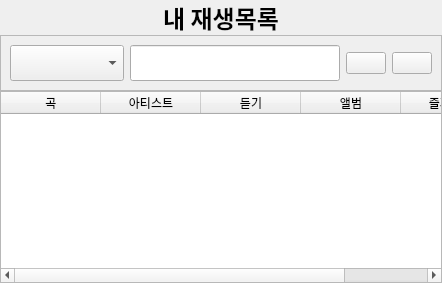
               <widget class="QWidget" name="page_8">
                <layout class="QVBoxLayout" name="verticalLayout_11">
                 <property name="spacing">
                  <number>0</number>
                 </property>
                 <property name="leftMargin">
                  <number>0</number>
                 </property>
                 <property name="topMargin">
                  <number>0</number>
                 </property>
                 <property name="rightMargin">
                  <number>0</number>
                 </property>
                 <property name="bottomMargin">
                  <number>0</number>
                 </property>
                 <item>
                  <widget class="QLabel" name="label_11">
                   <property name="font">
                    <font>
                     <family>Arial Black</family>
                     <pointsize>18</pointsize>
                     <weight>75</weight>
                     <bold>true</bold>
                    </font>
                   </property>
                   <property name="text">
                    <string>내 재생목록</string>
                   </property>
                   <property name="alignment">
                    <set>Qt::AlignCenter</set>
                   </property>
                  </widget>
                 </item>
                 <item>
                  <widget class="QFrame" name="frame_9">
                   <property name="frameShape">
                    <enum>QFrame::StyledPanel</enum>
                   </property>
                   <property name="frameShadow">
                    <enum>QFrame::Raised</enum>
                   </property>
                   <layout class="QHBoxLayout" name="horizontalLayout_15">
                    <item>
                     <widget class="QComboBox" name="comboBox">
                      <property name="font">
                       <font>
                        <pointsize>18</pointsize>
                       </font>
                      </property>
                     </widget>
                    </item>
                    <item>
                     <widget class="QLineEdit" name="lineEdit">
                      <property name="font">
                       <font>
                        <pointsize>18</pointsize>
                       </font>
                      </property>
                     </widget>
                    </item>
                    <item>
                     <widget class="QPushButton" name="pushButton">
                      <property name="text">
                       <string/>
                      </property>
                      <property name="icon">
                       <iconset resource="resources.qrc">
                        <normaloff>:/Icons/icons/plus.svg</normaloff>:/Icons/icons/plus.svg</iconset>
                      </property>
                      <property name="iconSize">
                       <size>
                        <width>24</width>
                        <height>24</height>
                       </size>
                      </property>
                     </widget>
                    </item>
                    <item>
                     <widget class="QPushButton" name="pushButton_4">
                      <property name="text">
                       <string/>
                      </property>
                      <property name="icon">
                       <iconset resource="resources.qrc">
                        <normaloff>:/Icons/icons/minus.svg</normaloff>:/Icons/icons/minus.svg</iconset>
                      </property>
                      <property name="iconSize">
                       <size>
                        <width>24</width>
                        <height>24</height>
                       </size>
                      </property>
                     </widget>
                    </item>
                   </layout>
                  </widget>
                 </item>
                 <item>
                  <widget class="QTableWidget" name="tableWidget_3">
                   <column>
                    <property name="text">
                     <string>곡</string>
                    </property>
                   </column>
                   <column>
                    <property name="text">
                     <string>아티스트</string>
                    </property>
                   </column>
                   <column>
                    <property name="text">
                     <string>듣기</string>
                    </property>
                   </column>
                   <column>
                    <property name="text">
                     <string>앨범</string>
                    </property>
                   </column>
                   <column>
                    <property name="text">
                     <string>즐겨찾기</string>
                    </property>
                   </column>
                  </widget>
                 </item>
                </layout>
               </widget>
